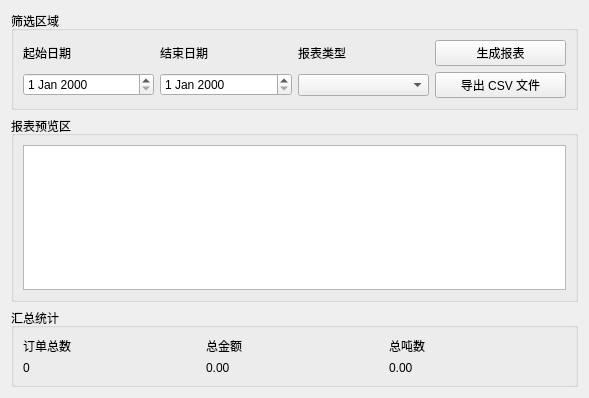
<?xml version="1.0" encoding="UTF-8"?>
<ui version="4.0">
 <class>ReportWidget</class>
 <widget class="QWidget" name="ReportWidget">
  <property name="geometry">
   <rect>
    <x>0</x>
    <y>0</y>
    <width>589</width>
    <height>398</height>
   </rect>
  </property>
  <property name="windowTitle">
   <string>Form</string>
  </property>
  <layout class="QVBoxLayout" name="verticalLayout">
   <item>
    <widget class="QGroupBox" name="groupBox">
     <property name="title">
      <string>筛选区域</string>
     </property>
     <layout class="QGridLayout" name="gridLayout">
      <item row="0" column="0">
       <widget class="QLabel" name="label">
        <property name="text">
         <string>起始日期</string>
        </property>
       </widget>
      </item>
      <item row="0" column="1">
       <widget class="QLabel" name="label_2">
        <property name="text">
         <string>结束日期</string>
        </property>
       </widget>
      </item>
      <item row="0" column="2">
       <widget class="QLabel" name="label_3">
        <property name="text">
         <string>报表类型</string>
        </property>
       </widget>
      </item>
      <item row="0" column="3">
       <widget class="QPushButton" name="btnQueryReport">
        <property name="text">
         <string>生成报表</string>
        </property>
       </widget>
      </item>
      <item row="1" column="0">
       <widget class="QDateEdit" name="dateStart"/>
      </item>
      <item row="1" column="1">
       <widget class="QDateEdit" name="dateEnd"/>
      </item>
      <item row="1" column="2">
       <widget class="QComboBox" name="cbReportType"/>
      </item>
      <item row="1" column="3">
       <widget class="QPushButton" name="btnExportCsv">
        <property name="text">
         <string>导出 CSV 文件</string>
        </property>
       </widget>
      </item>
     </layout>
    </widget>
   </item>
   <item>
    <widget class="QGroupBox" name="groupBox_2">
     <property name="title">
      <string>报表预览区</string>
     </property>
     <layout class="QHBoxLayout" name="horizontalLayout">
      <item>
       <widget class="QTableView" name="tableView"/>
      </item>
     </layout>
    </widget>
   </item>
   <item>
    <widget class="QGroupBox" name="groupBox_3">
     <property name="title">
      <string>汇总统计</string>
     </property>
     <layout class="QGridLayout" name="gridLayout_2">
      <item row="0" column="0">
       <widget class="QLabel" name="label_4">
        <property name="text">
         <string>订单总数</string>
        </property>
       </widget>
      </item>
      <item row="0" column="1">
       <widget class="QLabel" name="label_5">
        <property name="text">
         <string>总金额</string>
        </property>
       </widget>
      </item>
      <item row="0" column="2">
       <widget class="QLabel" name="label_6">
        <property name="text">
         <string>总吨数</string>
        </property>
       </widget>
      </item>
      <item row="1" column="0">
       <widget class="QLabel" name="lblOrderCount">
        <property name="text">
         <string>0</string>
        </property>
       </widget>
      </item>
      <item row="1" column="1">
       <widget class="QLabel" name="lblTotalMoney">
        <property name="text">
         <string>0.00</string>
        </property>
       </widget>
      </item>
      <item row="1" column="2">
       <widget class="QLabel" name="lblTotalWeight">
        <property name="text">
         <string>0.00</string>
        </property>
       </widget>
      </item>
     </layout>
    </widget>
   </item>
  </layout>
 </widget>
 <resources/>
 <connections/>
</ui>
